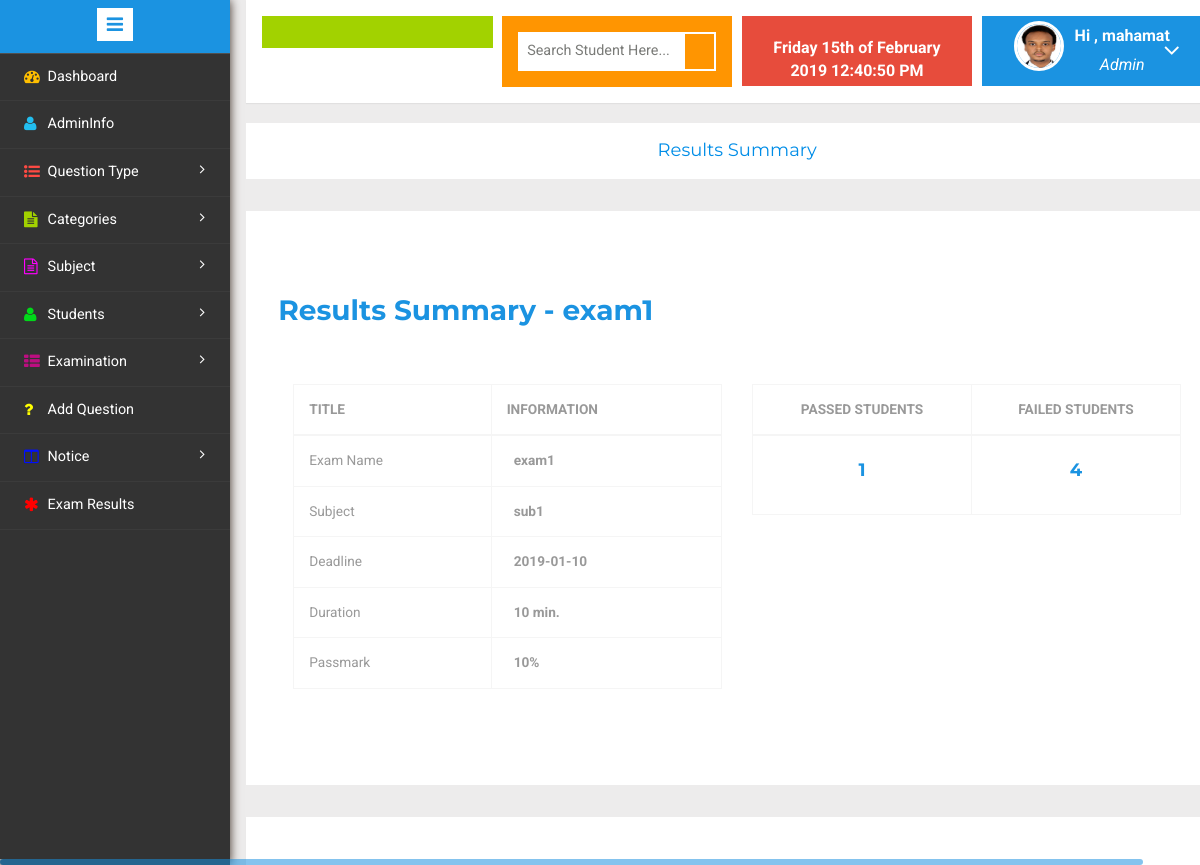
The app's page /admin/summary.php?eid=17 (signed in) with its own data.
### tables this page shows
CREATE TABLE `usertbl` (
  `uid` int(11) NOT NULL,
  `fname` varchar(50) NOT NULL,
  `lname` varchar(50) NOT NULL,
  `gender` varchar(20) NOT NULL,
  `blood` varchar(20) NOT NULL,
  `email` varchar(50) NOT NULL,
  `phone` varchar(20) NOT NULL,
  `mobile` varchar(20) NOT NULL,
  `password` varchar(50) NOT NULL,
  `cpassword` varchar(50) NOT NULL,
  `dob` date NOT NULL,
  `address` varchar(50) NOT NULL,
  `deptname` varchar(50) NOT NULL,
  `catname` varchar(50) NOT NULL,
  `file` varchar(50) NOT NULL,
  `status` tinyint(1) NOT NULL
);

CREATE TABLE `examtbl` (
  `examid` int(11) NOT NULL,
  `examname` varchar(50) NOT NULL,
  `duration` int(255) NOT NULL,
  `percentage` int(255) NOT NULL,
  `reexam` int(255) NOT NULL,
  `deadline` varchar(20) NOT NULL,
  `subname` varchar(50) NOT NULL,
  `deptname` varchar(50) NOT NULL,
  `catname` varchar(50) NOT NULL,
  `instruction` longtext NOT NULL,
  `status` tinyint(1) NOT NULL
);

### admin/checkuser.php (called while the page is built, shortened)
<?php
$user_check= $_SESSION["userid"];
$ses_sql=mysql_query("select * from usertbl where uid = '$user_check'");
$row = mysql_fetch_assoc($ses_sql);
$my_fname =$row['fname'];
$my_file=$row['file'];
?>

### admin/summary.php (the view, shortened to what this page needs)
<!DOCTYPE HTML>
<html>
<head>
</head>
<body>
<div class="page-container">
<div class="left-content">
<div class="mother-grid-inner">
<?php
if($_SESSION["userid"]==true)
{
include("header.php");
include("checkuser.php");
if (isset($_GET['eid'])) {
$exam_id = $_GET['eid'];
$sql = "SELECT * FROM examtbl WHERE examid = '$exam_id'";
$result = mysql_query($sql);
if (mysql_num_rows($result) > 0) {
    while($row = mysql_fetch_assoc($result)) {
	 $exsubject = $row['subname'];
	 $exname = $row['examname'];
	 $exdate = $row['deadline'];
	 $exduration = $row['duration'];
	 $expassmark = $row['percentage'];
    }
} else {
    header("location:./");
}
$stdpass = 0;
$stdfail = 0;
$sql = "SELECT * FROM assesmenttbl WHERE examid = '$exam_id'";
$result = mysql_query($sql);
if (mysql_num_rows($result)) {
    while($row = mysql_fetch_assoc($result)) {
     $status = $row['status'];
	 if ($status == "PASS"){
		 $stdpass++;
	 }else{
		$stdfail++;
	 }
    }
} else {
}
}else{
	header("location:./");
}
?>
	<ol class="breadcrumb">
                <center><li class="breadcrumb-item"><h4><a href="">Results Summary </a></h4></li></center>
            </ol>
<div class="agile-grids">
<div class="agile-tables">
<div class="w3l-table-info">
      <div class="grid_3 grid_5 ">
      <h3>Results Summary - <?php echo "$exname"; ?> </h3>
				<div class="col-md-6 agileits-w3layouts">
					<table class="table table-bordered">
						<thead>
							<tr>
								<th><b>Title</b></th>
								<th><b>Information</b></th>
							</tr>
						</thead>
						<tbody>
							<tr>
								<span><b><td>Exam Name</td></b></span>
								<td><span class=" "><b><?php echo "$exname"; ?></b></span></td>
							</tr>
							<tr>
								<b><td>Subject</td></b>
								<td><span class=""><b><?php echo "$exsubject"; ?> </b></span></td>
							</tr>
							<tr>
								<b><td>Deadline</td></b>
								<td><span class=""><b><?php echo "$exdate"; ?></b></span></td>
							</tr>
							<tr>
								<b><td>Duration</td></b>
								<td><span class=""><b><?php echo "$exduration"; ?></b> <b>min.</b></span></td>
							</tr>
							<tr>
								<b><td>Passmark</td></b>
								<td><span><b><?php echo "$expassmark"; ?><b>%</b></span></td>
							</tr>
						</tbody>
					</table>
				</div>
				<div class="col-md-6 agileits-w3layouts">
				<table class="table table-bordered">
						<thead>
							<tr>
								<th><center><b>Passed Students</b></center></th>
								<th><center><b>Failed Students</b></center></th>
							</tr>
						</thead>
						<tbody>
							<tr>
								<td><center><h4><?php echo "$stdpass"; ?></h4></center></td>
								<td><center><h4><?php echo "$stdfail"; ?></h4></center></td>
							</tr>
						</tbody>
				</table>
				</div>
            <div class="clearfix"> </div>
            </div>
</div>
</div>
</div>
<?php include("footer.php"); ?>
	<?php include("sidebar.php");
	?>
	<?php }
else
	header('location:login.php');
?>
</body>
</html>

### admin/header.php (shortened to what this page needs)
<!DOCTYPE HTML>
<html>
<head>
<link href="css/bootstrap.min.css" rel='stylesheet' type='text/css' />
<link href="css/style.css" rel='stylesheet' type='text/css' />
<link rel="stylesheet" href="css/morris.css" type="text/css"/>
<link href="css/font-awesome.css" rel="stylesheet">
<link rel="stylesheet" href="css/jquery-ui.css">
<link rel="stylesheet" href="css/icon-font.min.css" type='text/css' />
<link rel="stylesheet" href="css/table-style.css" type='text/css' />
</head>
<body>
<?php include("checkuser.php"); ?>
				<div class="header-main">
					<div class="logo-w3-agile">
							</div>
					<div class="w3layouts-left">
								<div class="w3-search-box">
									<form action="search.php" method="GET">
										<input type="text" placeholder="Search Student Here..." name="name" required="">
										<input type="submit" value="">
									</form>
								</div>
						 </div>
						 <div class="w3layouts-right">
							<div class="profile_details_left">
								<b><font color="white"><?php  date_default_timezone_set( "Asia/Kolkata");
								echo date("l jS \of F Y h:i:s A"); ?></font></b><br>
							</div>
						</div>
						<div class="profile_details w3l">
								<ul>
									<li class="dropdown profile_details_drop">
										<a href="#" class="dropdown-toggle" data-toggle="dropdown" aria-expanded="false">
											<div class="profile_img">
												<span class="prfil-img"><?php echo($my_file!=NULL)?'<img src="uploaded/'.$my_file.'" >' :'' ;?> </span>
												<div class="user-name">
													<p><?php echo "Hi ,  $my_fname";?></p>
													<span>Admin</span>
												</div>
												<i class="fa fa-angle-down"></i>
												<div class="clearfix"></div>
											</div>
										</a>
									</li>
								</ul>
							</div>
				</div>
			</body>
</body>
</html>

### admin/css/table-style.css (style rules this page uses)
table { background: white; border-collapse: collapse; margin: 1.25em 0 0; width: 100%; }
table tr, table th, table td { border: none; border-bottom: 1px solid #e8e8e8; font-size: .95em; }
table th, table td { padding: 10px 12px; text-align: left; }
table th { background: #e74c3c; color: #fff; text-transform: uppercase; }
table tr td { background: #f3faff; color: #424242; }
table tr:nth-of-type(2n+2) td { background: #ffffff; }
table { width: 100%; }
.table { margin: 30px 0; border-collapse: collapse; border-spacing: 0; empty-cells: show; border: 1px solid #e0e0e0; }
.table td, .table th { border-left: 1px solid #e0e0e0; border-width: 0 0 0 1px; font-size: inherit; margin: 0; overflow: visible; padding: 0.5em 1em; font-weight: normal; }
.table td:first-child, .table th:first-child { border-left-width: 0; }
.table thead, .table tfoot { background-color: #f05050; color: #fff; text-align: left; vertical-align: bottom; }
.table thead td, .table tfoot td, .table thead th, .table tfoot th { border-color: #fff; }
.table td { background-color: transparent; }

### admin/header.php (style rules this page uses)
.w3layouts-right { width: 10px; height: 70px; }

### records on screen
usertbl: file (picture), fname "mahamat"
examtbl: examname "exam1", subname "sub1", deadline "2019-01-10", duration "10", percentage "10"

### other values on screen
$stdpass "1"
$stdfail "4"
